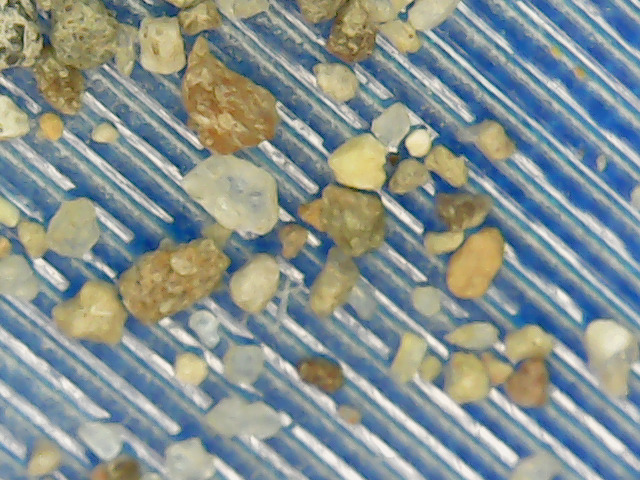
#> input picture imgs/Muestra5.jpeg, 640 x 480 px
$ python Morphology.py   (Python 2 division)   (older library calls are emulated)
#> lines starting #> are read from the running program, lines starting #| are printed output that depends on the picture; after the words box and inside, x2 and y2 are one past the last pixel; in counts of white or black regions, pixels touching at a corner belong together
import cv2
import numpy as np
import matplotlib.pyplot as plt; plt.rcdefaults()
import matplotlib.pyplot as plt
import time
def nothing(x):
    pass

def mouse_erasing(event, x, y, flags, params):
    if event == cv2.EVENT_LBUTTONDOWN:
        print("Color: Black")
        print(x, y)
        # px = erode[y, x]
        # print(px)
        erode[y - 1, x] = 0 ; erode[y, x] = 0 ; erode[y + 1, x] = 0
        erode[y, x - 1] = 0; erode[y, x + 1] = 0
        erode[y + 1, x - 1] = 0; erode[y + 1, x + 1] = 0
        erode[y - 1, x - 1] = 0; erode[y - 1, x + 1] = 0
        erode[y - 2, x - 1] = 0; erode[y + 2, x - 1] = 0
        erode[y - 2, x] = 0; erode[y + 2, x] = 0
        erode[y - 2, x + 1] = 0; erode[y + 2, x + 1] = 0
    elif event == cv2.EVENT_RBUTTONDOWN:
        print("Color: White")
        # px = erode[y, x]
        # print(px)
        erode[y - 1, x] = 255; erode[y, x] = 255; erode[y + 1, x] = 255
        erode[y, x - 1] = 255; erode[y, x + 1] = 255
        erode[y + 1, x - 1] = 255; erode[y + 1, x + 1] = 255
        erode[y - 1, x - 1] = 255; erode[y - 1, x + 1] = 255
        erode[y - 2, x - 1] = 255; erode[y + 2, x - 1] = 255
        erode[y - 2, x] = 255; erode[y + 2, x] = 255
        erode[y - 2, x + 1] = 255; erode[y + 2, x + 1] = 255

kernel1 = np.ones((3,3), np.uint8)
kernel2 = np.ones((9,9), np.uint8)


img = cv2.imread("imgs/Muestra5.jpeg")
#> img is the input picture: shape (480, 640, 3); mean B, G, R 144.5, 146.5, 135.3
cv2.imshow("Input Image", img)
Gray = cv2.cvtColor(img, cv2.COLOR_BGR2GRAY)
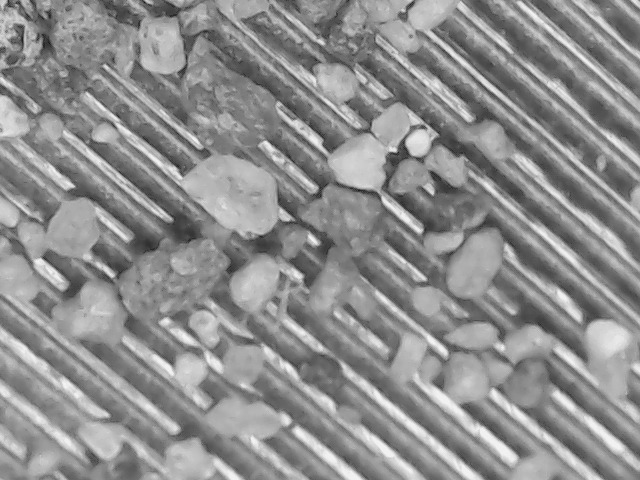
#> Gray: shape (480, 640); min 18, max 248, mean 142.9


#Gausian Filter
gausfilter = cv2.GaussianBlur(img, (3,3), 0)


#Equalize Input Image
equalized = cv2.equalizeHist(Gray)
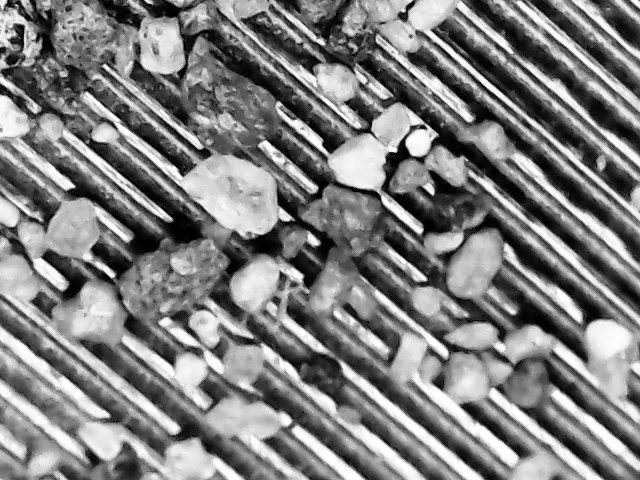
#> equalized: shape (480, 640); min 0, max 255, mean 128.4
cv2.imshow("Gray-Equalized", equalized)

#Modify Contrast and Brightness
#alpha -> Contrast [1.0 to 3.0]
#Beta -> Brightness [0-100]
CandB = cv2.convertScaleAbs(equalized, alpha=1.1,beta=20)
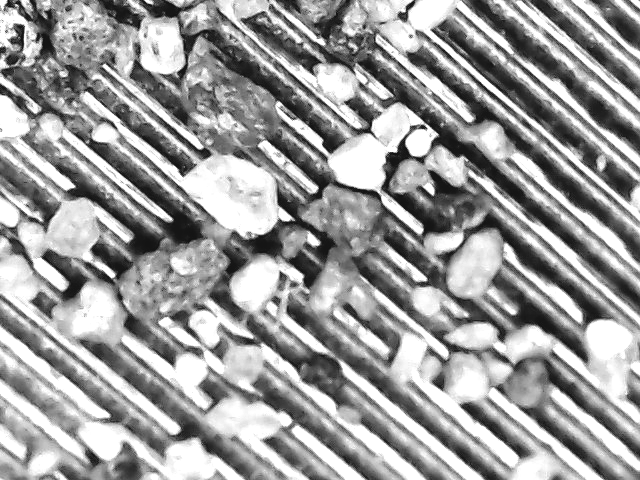
#> CandB: shape (480, 640); min 20, max 255, mean 157.5


#Create Trackbars
cv2.namedWindow("MorphoTrackbars",flags=0)
cv2.createTrackbar("Threshold BlockSize","MorphoTrackbars", 3, 5000, nothing)
cv2.createTrackbar("Contours min Size", "MorphoTrackbars", 1, 50, nothing)
cv2.createTrackbar("On/Off Erode", "MorphoTrackbars", 1, 1, nothing)
#Create Erode window ( Just for mouse event works)
cv2.namedWindow("Erode")
cv2.setMouseCallback("Erode", mouse_erasing)
while(1):

    TEblockSize = cv2.getTrackbarPos("Threshold BlockSize","MorphoTrackbars")
    ContoursMinSize = cv2.getTrackbarPos("Contours min Size", "MorphoTrackbars")
    if TEblockSize == 0:
        TEblockSize = 3
    else:
        count = TEblockSize % 2
        if count == 0:
            TEblockSize = TEblockSize + 1
        else:
            TEblockSize = TEblockSize


    #Adaptative Threshold
    threshequalized = cv2.adaptiveThreshold(CandB, 255, cv2.ADAPTIVE_THRESH_GAUSSIAN_C, cv2.THRESH_BINARY, TEblockSize, 5)
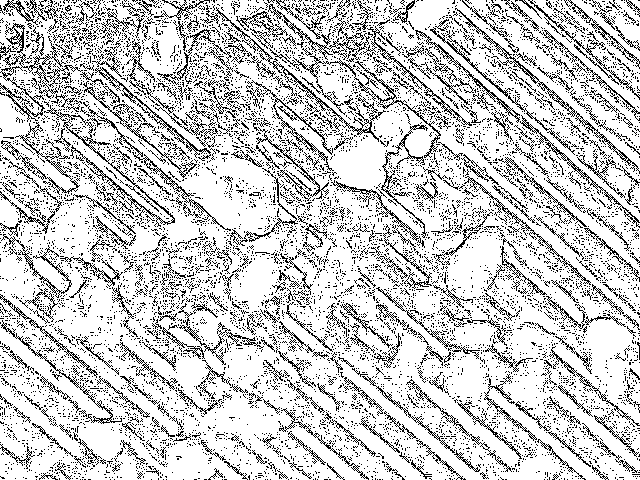
#> threshequalized: shape (480, 640); 80% white; black in thin lines or dots
    cv2.imshow("TreshEqualized33", threshequalized)

    #Erode
    if cv2.getTrackbarPos("On/Off Erode", "MorphoTrackbars") == 1:
        erode = cv2.erode(threshequalized, kernel1, iterations=1)
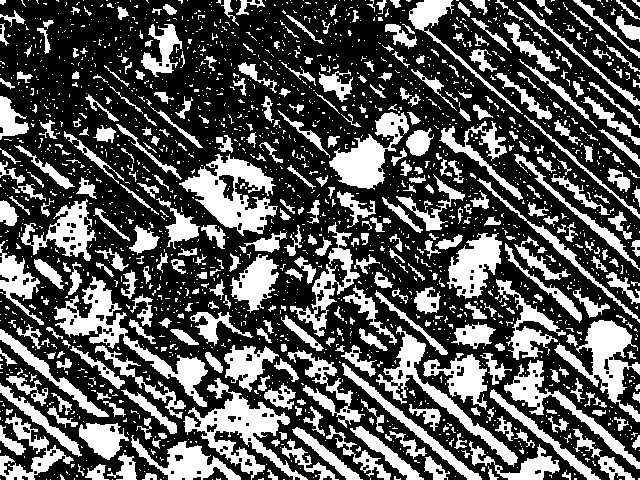
#> erode: shape (480, 640); 33.9% white; 2126 white regions (1722 under 20 px), largest, box (x1, y1, x2, y2) and area: (183, 378, 308, 480) 3807, (179, 154, 278, 236) 3642, (54, 276, 208, 407) 3605
        erode = cv2.erode(erode, kernel2, iterations=1)
#> erode: shape (480, 640); 2.9% white; 101 white regions (59 under 20 px), largest, box (x1, y1, x2, y2) and area: (337, 144, 380, 184) 1056, (592, 325, 627, 371) 725, (189, 175, 237, 223) 629
    cv2.imshow("Erode", erode)


    #Dilate
    dilate = cv2.dilate(erode, kernel1, iterations=2)
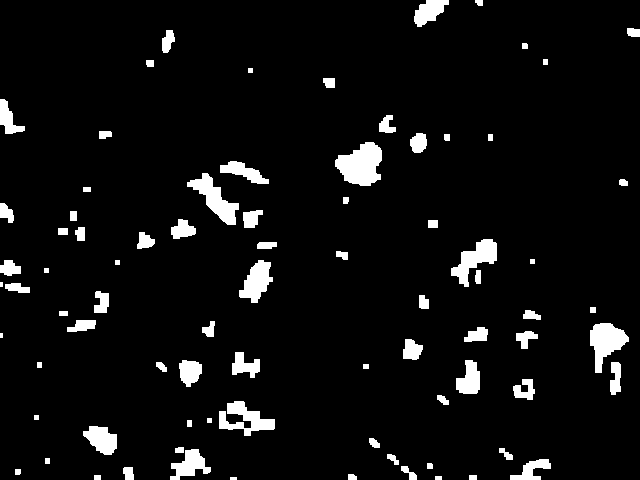
#> dilate: shape (480, 640); 5.8% white; 82 white regions (2 under 20 px)
    cv2.imshow("Dilate", dilate)

    #Find Contours
    imgcopy = img.copy()
    image, contours, hierarchy = cv2.findContours(dilate, cv2.RETR_TREE, cv2.CHAIN_APPROX_SIMPLE)
#> contours = 82 contours, 10 with area under 20; largest, box (x1, y1, x2, y2) and area: (335, 142, 382, 186) 1344, (590, 323, 629, 373) 990, (187, 173, 239, 225) 948, (451, 239, 497, 287) 887, (219, 401, 275, 436) 826

    lencontours = len(contours)
#> lencontours = 82
    copycontours = []
    for i in range(0,lencontours,1):
        lenofcontourspos = len(contours[i])
        if lenofcontourspos >= ContoursMinSize:
            copycontours.append(contours[i])
#> this loop made 82 passes
#> lenofcontourspos on passes 1 to 12: 4, 4, 4, 4, 6, 5, 10, 15, 5, 32, 4, 15
#> after the loop, copycontours has the same summary as contours

    drawContours = cv2.drawContours(imgcopy, copycontours, -1, (0,255,0), 2, maxLevel=1)
    cv2.imshow("Contours", drawContours)


    k = cv2.waitKey(1) & 0xFF
#> (key Esc is pressed here)
    if k == 32:
        break

nMuestra = ("0",)
nArea = [0.0]
for i in range(0, len(copycontours),1):
    cnt = contours[i]
    area = cv2.contourArea(cnt)
    nMuestra = nMuestra +(str(i+1) ,)  #objects
    nArea.append(area)  #Performance
    print("area [" +str(i) +"] : " + str(area))
#> this loop made 82 passes
#> area on passes 12, 13, 14, 15, 16, 17, 21, 22, 23, 25, 26, 28: 55, 587.5, 63.5, 37.5, 61.5, 607, 826, 60.5, 237.5, 244, 57, 524.5
#> (cnt, area) on passes 11, 18, 24, 27, 38, 40: ([[45, 458], [45, 463], [49, 463], [49, 458]], 20), ([[187, 420], [187, 426], [191, 426], [191, 420]], 24), ([[363, 364], [363, 368], [368, 368], [368, 364]], 20), ([[37, 362], [37, 367], [41, 367], [41, 362]], 20), ([[59, 311], [59, 315], [67, 315], [67, 311]], 32), ([[590, 307], [590, 312], [595, 312], [595, 307]], 25)
#| area [0] : 12.0
#| area [1] : 18.0
#| area [2] : 28.0
#| area [3] : 24.0
#| area [4] : 36.0
#| area [5] : 24.5
#| area [6] : 101.5
#| area [7] : 82.0
#> (further printed lines are left out)
#> after the loop, nArea = 83 values, max 1344.5 at index 67, min 0 at index 0, mean 188.2; nMuestra = 83 items, first 6: '0', '1', '2', '3', '4', '5'


cv2.destroyAllWindows()

print nMuestra
#> (printed output is left out)
print nArea
#> (printed output is left out)
nArea.sort()
print nArea
#> (printed output is left out)
y_pos = np.arange(len(nMuestra))
#> y_pos = 83 values from 0 to 82
plt.bar(y_pos, nArea, align="center", alpha= 0.5)
plt.xticks(y_pos, nMuestra)
plt.ylabel("Area")
plt.title("Morphology")
plt.show()
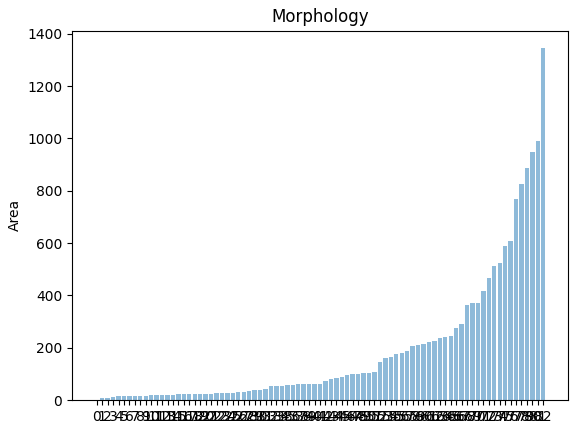
#> figure drawn by matplotlib, 1 panel; tallest bar 1344.5 high, from x = 81.6 to 82.4

$ run again, with imgs/Muestra3.jpeg copied over imgs/Muestra5.jpeg
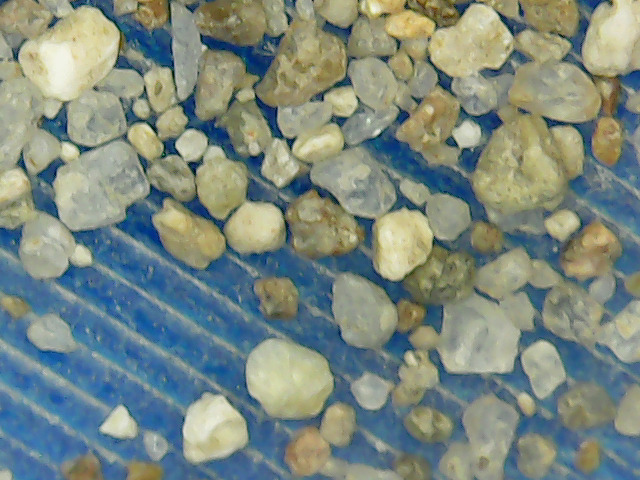
#> input picture imgs/Muestra3.jpeg, 640 x 480 px
#> img is the input picture: shape (480, 640, 3); mean B, G, R 128.2, 137, 124.1
#> `threshequalized = cv2.adaptiveThreshold(CandB, 255, cv2.ADAPTIVE_THRES..`:
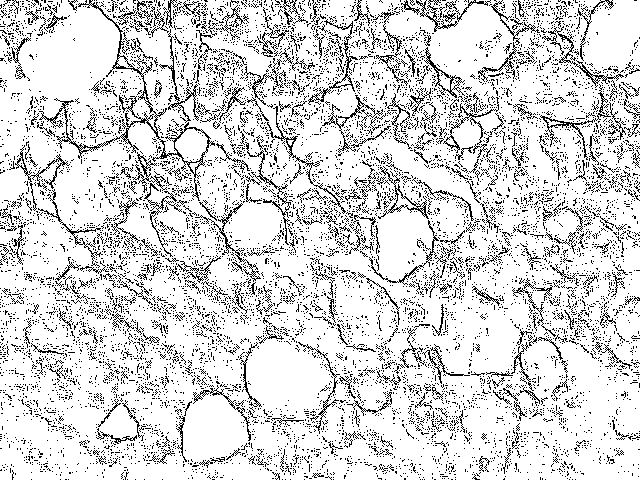
#> threshequalized: shape (480, 640); 84.6% white; black in thin lines or dots
#> dilate: shape (480, 640); 14.3% white; 153 white regions (1 under 20 px)
#> contours = 155 contours, 9 with area under 20; largest, box (x1, y1, x2, y2) and area: (25, 11, 116, 102) 4736, (249, 342, 326, 408) 3366, (186, 399, 245, 458) 2438, (588, 0, 640, 64) 2100, (434, 7, 497, 74) 2002
#> lencontours = 155
#> the loop `for i in range(0,lencontours,1):` made 155 passes
#> lenofcontourspos on passes 1 to 3: 4, 6, 4
#> after the loop `for i in range(0,lencontours,1):`: copycontours has the same summary as contours
#> the loop `for i in range(0, len(copycontours),1):` made 155 passes
#> area on passes 11 to 13: 401.5, 480.5, 122.5
#> (printed output is left out)
#> after the loop `for i in range(0, len(copycontours),1):`: nArea = 156 values, max 4736 at index 148, min 0 at index 0, mean 253.9; nMuestra = 156 items, first 6: '0', '1', '2', '3', '4', '5'
#> (printed output is left out)
#> (printed output is left out)
#> (printed output is left out)
#> y_pos = 156 values from 0 to 155
#> `plt.show()`:
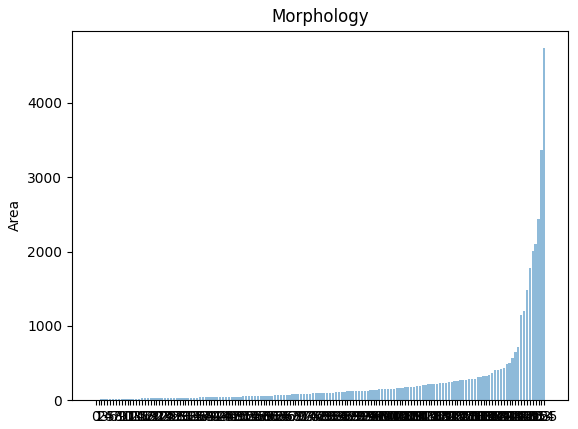
#> figure drawn by matplotlib, 1 panel; tallest bar 4736 high, from x = 154.6 to 155.4

$ run again, with imgs/Muestra4.jpeg copied over imgs/Muestra5.jpeg
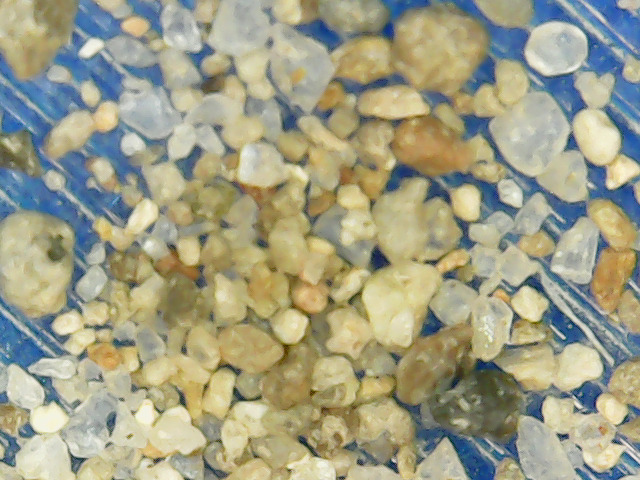
#> input picture imgs/Muestra4.jpeg, 640 x 480 px
#> img is the input picture: shape (480, 640, 3); mean B, G, R 134.3, 158.8, 159.5
#> `threshequalized = cv2.adaptiveThreshold(CandB, 255, cv2.ADAPTIVE_THRES..`:
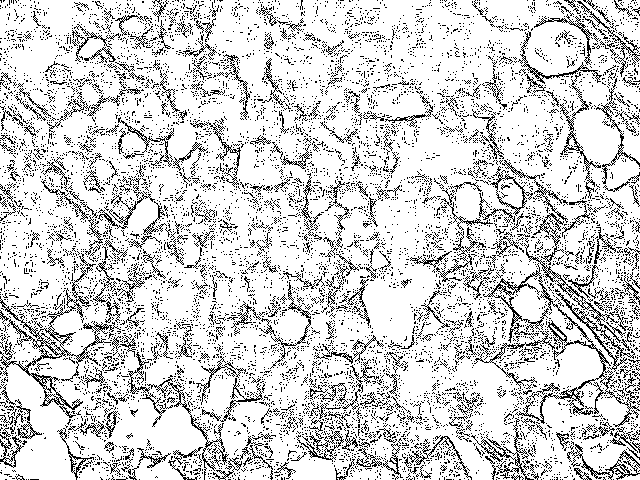
#> threshequalized: shape (480, 640); 82.7% white; black in thin lines or dots
#> dilate: shape (480, 640); 11.3% white; 169 white regions (2 under 20 px)
#> contours = 170 contours, 13 with area under 20; largest, box (x1, y1, x2, y2) and area: (366, 269, 432, 339) 2150, (19, 408, 72, 480) 1956, (116, 402, 201, 450) 1854, (398, 123, 470, 176) 1451, (577, 113, 617, 160) 1138
#> lencontours = 170
#> the loop `for i in range(0,lencontours,1):` made 170 passes
#> lenofcontourspos on passes 1 to 3: 7, 11, 10
#> after the loop `for i in range(0,lencontours,1):`: copycontours has the same summary as contours
#> the loop `for i in range(0, len(copycontours),1):` made 170 passes
#> area on passes 11, 13, 14: 113, 1956.5, 160.5
#> (printed output is left out)
#> after the loop `for i in range(0, len(copycontours),1):`: nArea = 171 values, max 2150 at index 49, min 0 at index 0, mean 177.4; nMuestra = 171 items, first 6: '0', '1', '2', '3', '4', '5'
#> (printed output is left out)
#> (printed output is left out)
#> (printed output is left out)
#> y_pos = 171 values from 0 to 170
#> `plt.show()`:
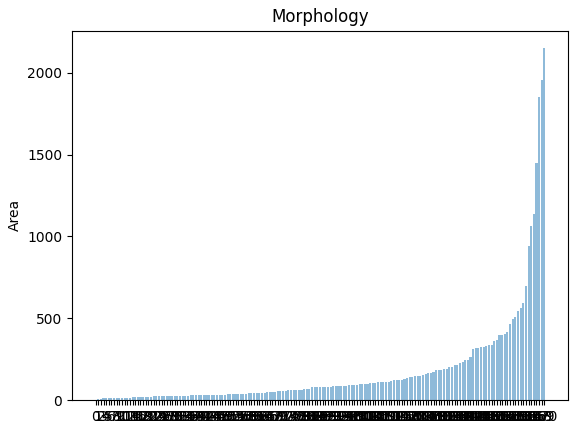
#> figure drawn by matplotlib, 1 panel; tallest bar 2150 high, from x = 169.6 to 170.4

$ run again, with imgs/Muestra6.jpeg copied over imgs/Muestra5.jpeg
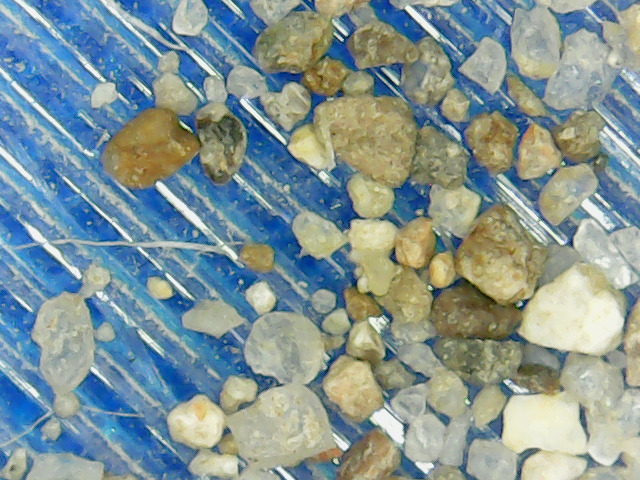
#> input picture imgs/Muestra6.jpeg, 640 x 480 px
#> img is the input picture: shape (480, 640, 3); mean B, G, R 149.9, 149.2, 131
#> threshequalized: shape (480, 640); 75.9% white; black in thin lines or dots
#> dilate: shape (480, 640); 6.2% white; 61 white regions (1 under 20 px)
#> contours = 61 contours, 8 with area under 20; largest, box (x1, y1, x2, y2) and area: (526, 272, 621, 352) 4970, (505, 396, 584, 480) 4715, (591, 423, 640, 480) 1342, (171, 403, 221, 443) 1139, (354, 225, 391, 246) 608
#> lencontours = 61
#> the loop `for i in range(0,lencontours,1):` made 61 passes
#> lenofcontourspos on passes 1 to 8: 4, 4, 7, 6, 4, 13, 5, 7
#> after the loop `for i in range(0,lencontours,1):`: copycontours has the same summary as contours
#> the loop `for i in range(0, len(copycontours),1):` made 61 passes
#> area on passes 11, 12, 13, 14, 15, 17, 18, 20: 1341.5, 198, 55, 1139, 158.5, 171, 4715, 85.5
#> (printed output is left out)
#> after the loop `for i in range(0, len(copycontours),1):`: nArea = 62 values, max 4970.5 at index 36, min 0 at index 0, mean 281.1; nMuestra = 62 items, first 6: '0', '1', '2', '3', '4', '5'
#> (printed output is left out)
#> (printed output is left out)
#> (printed output is left out)
#> y_pos = 62 values from 0 to 61
#> `plt.show()`:
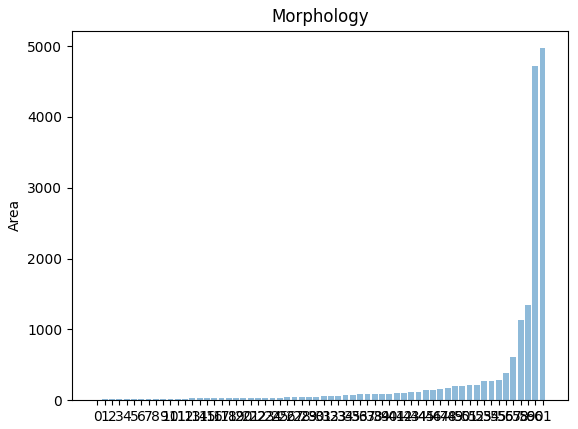
#> figure drawn by matplotlib, 1 panel; tallest bar 4970.5 high, from x = 60.6 to 61.4
